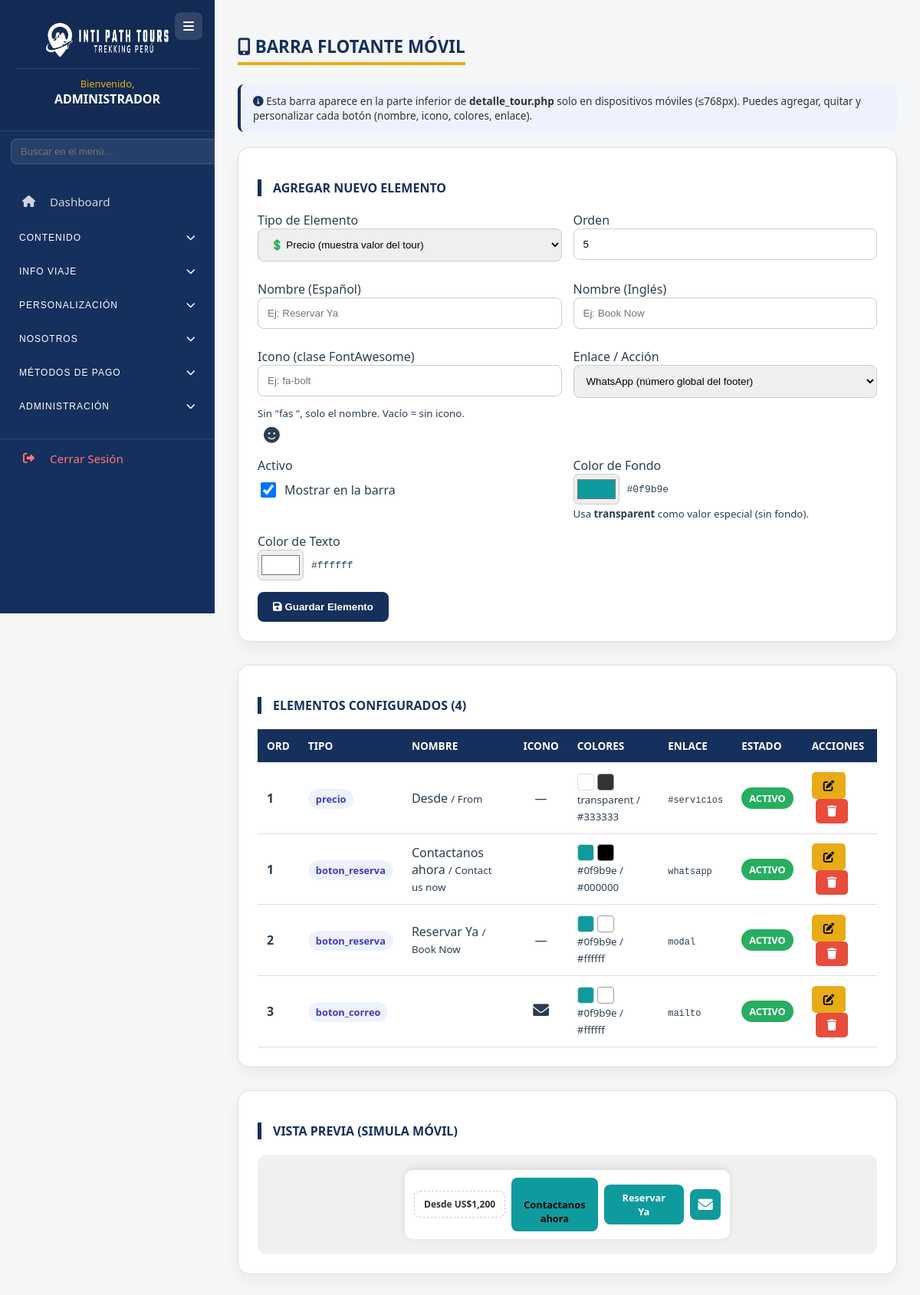
Page /admin/admin_barra_responsive.php (signed in) on the committed database.
### tables this page shows
CREATE TABLE `barra_responsive` (
  `id` int NOT NULL AUTO_INCREMENT,
  `elemento` varchar(50) NOT NULL,
  `activo` tinyint(1) DEFAULT '1',
  `nombre_es` varchar(100) DEFAULT '',
  `nombre_en` varchar(100) DEFAULT '',
  `icono` varchar(50) DEFAULT '',
  `color_fondo` varchar(20) DEFAULT '#0f9b9e',
  `color_texto` varchar(20) DEFAULT '#ffffff',
  `enlace` varchar(255) DEFAULT '',
  `orden` int DEFAULT '0',
  PRIMARY KEY (`id`)
);

### admin/admin_barra_responsive.php (the view, shortened to what this page needs)
<?php
$database = new Database();
$db = $database->getConnection();
$elementos = $db->query("SELECT * FROM barra_responsive ORDER BY orden ASC")->fetchAll(PDO::FETCH_ASSOC);
$edit = ['id'=>'','elemento'=>'','nombre_es'=>'','nombre_en'=>'','icono'=>'','color_fondo'=>'#0f9b9e','color_texto'=>'#ffffff','enlace'=>'','activo'=>1,'orden'=>0];
?>
<!DOCTYPE html>
<html lang="es">
<head>
    <link rel="stylesheet" href="../assets/css/admin.css">
    <link rel="stylesheet" href="https://cdnjs.cloudflare.com/ajax/libs/font-awesome/6.0.0/css/all.min.css">
</head>
<body>
<div class="admin-wrapper">
    <?php include '../includes/sidebar.php'; ?>
    <main class="main-content" style="padding: 30px;">
        <h1 class="admin-title-inti"><i class="fas fa-mobile-alt"></i> Barra Flotante Móvil</h1>
        <div class="info-box">
            <i class="fas fa-info-circle" style="color:var(--admin-blue);"></i>
            Esta barra aparece en la parte inferior de <strong>detalle_tour.php</strong> solo en dispositivos móviles (&le;768px).
            Puedes agregar, quitar y personalizar cada botón (nombre, icono, colores, enlace).
        </div>
        <div class="card-admin">
            <h3><?= isset($_GET['edit']) ? 'Editar Elemento' : 'Agregar Nuevo Elemento' ?></h3>
            <form method="POST">
                <div class="grid-form">
                    <div>
                        <label>Tipo de Elemento</label>
                        <select name="elemento" class="form-control" id="selectElemento">
                            <option value="precio" <?= ($edit['elemento']=='precio')?'selected':'' ?>>💲 Precio (muestra valor del tour)</option>
                        </select>
                    </div>
                    <div>
                        <label>Orden</label>
                        <input type="number" name="orden" value="<?= $edit['orden'] ?: count($elementos)+1 ?>" class="form-control">
                    </div>
                    <div>
                        <label>Nombre (Español)</label>
                        <input type="text" name="nombre_es" value="<?= $edit['nombre_es'] ?>" class="form-control" placeholder="Ej: Reservar Ya">
                    </div>
                    <div>
                        <label>Nombre (Inglés)</label>
                        <input type="text" name="nombre_en" value="<?= $edit['nombre_en'] ?>" class="form-control" placeholder="Ej: Book Now">
                    </div>
                    <div>
                        <label>Icono (clase FontAwesome)</label>
                        <input type="text" name="icono" value="<?= $edit['icono'] ?>" class="form-control" id="inputIcono" placeholder="Ej: fa-bolt">
                        <small class="text-muted">Sin "fas ", solo el nombre. Vacío = sin icono.</small>
                        <div style="margin-top:4px;">
                            <span class="icon-preview" id="iconPreview"><i class="fas <?= $edit['icono'] ?: 'fa-smile' ?>"></i></span>
                        </div>
                    </div>
                    <div>
                        <label>Enlace / Acción</label>
                        <select name="enlace" class="form-control" id="selectEnlace">
                            <option value="whatsapp" <?= ($edit['enlace']=='whatsapp')?'selected':'' ?>>WhatsApp (número global del footer)</option>
                        </select>
                    </div>
                    <div>
                        <label>Activo</label>
                        <div style="padding-top:8px;">
                            <label style="display:flex; align-items:center; gap:8px; cursor:pointer;">
                                <input type="checkbox" name="activo" value="1" <?= ($edit['activo'] || $edit['activo']===null)?'checked':'' ?> style="width:20px;height:20px;">
                                <span>Mostrar en la barra</span>
                            </label>
                        </div>
                    </div>
                    <div>
                        <label>Color de Fondo</label>
                        <div style="display:flex; align-items:center; gap:10px;">
                            <input type="color" name="color_fondo" value="<?= str_replace('transparent', '#ffffff', $edit['color_fondo']) ?>" class="form-control-color" id="inputColorFondo">
                            <code id="codigoFondo"><?= $edit['color_fondo'] ?></code>
                        </div>
                        <small class="text-muted">Usa <strong>transparent</strong> como valor especial (sin fondo).</small>
                    </div>
                    <div>
                        <label>Color de Texto</label>
                        <div style="display:flex; align-items:center; gap:10px;">
                            <input type="color" name="color_texto" value="<?= $edit['color_texto'] ?>" class="form-control-color" id="inputColorTexto">
                            <code id="codigoTexto"><?= $edit['color_texto'] ?></code>
                        </div>
                    </div>
                </div>
                <button type="submit" name="guardar" class="btn-admin" style="margin-top:15px;">
                    <i class="fas fa-save"></i> Guardar Elemento
                </button>
            </form>
        </div>
        <div class="card-admin">
            <h3>Elementos Configurados (<?= count($elementos) ?>)</h3>
            <table>
                <thead>
                    <tr>
                        <th>Ord</th>
                        <th>Tipo</th>
                        <th>Nombre</th>
                        <th>Icono</th>
                        <th>Colores</th>
                        <th>Enlace</th>
                        <th>Estado</th>
                        <th>Acciones</th>
                    </tr>
                </thead>
                <tbody>
                    <?php foreach($elementos as $e): ?>
                    <tr>
                        <td><strong><?= $e['orden'] ?></strong></td>
                        <td><span class="elemento-badge"><?= $e['elemento'] ?></span></td>
                        <td><?= htmlspecialchars($e['nombre_es']) ?><?= $e['nombre_en'] ? ' <small class="text-muted">/ '.htmlspecialchars($e['nombre_en']).'</small>' : '' ?></td>
                        <td style="text-align:center;">
                            <?php if ($e['icono']): ?>
                                <i class="fas <?= htmlspecialchars($e['icono']) ?>" style="font-size:1.3rem;"></i>
                            <?php else: ?>
                                <span class="text-muted">—</span>
                            <?php endif; ?>
                        </td>
                        <td>
                            <span class="color-muestra" style="background:<?= htmlspecialchars($e['color_fondo'] === 'transparent' ? '#fff' : $e['color_fondo']) ?>"></span>
                            <span class="color-muestra" style="background:<?= htmlspecialchars($e['color_texto']) ?>; border-color:#999;"></span>
                            <small class="text-muted"><?= $e['color_fondo'] ?> / <?= $e['color_texto'] ?></small>
                        </td>
                        <td><code style="font-size:0.75rem;"><?= htmlspecialchars($e['enlace']) ?></code></td>
                        <td>
                            <span class="badge <?= $e['activo']?'badge-activo':'badge-inactivo' ?>">
                                <?= $e['activo'] ? 'Activo' : 'Inactivo' ?>
                            </span>
                        </td>
                        <td>
                            <a href="?edit=<?= $e['id'] ?>" class="btn-editar"><i class="fas fa-edit"></i></a>
                            <button onclick="confDel(<?= $e['id'] ?>)" class="btn-eliminar" style="margin-left:5px;"><i class="fas fa-trash"></i></button>
                        </td>
                    </tr>
                    <?php endforeach; ?>
                </tbody>
            </table>
        </div>
        <div class="card-admin">
            <h3>Vista Previa (simula móvil)</h3>
            <div style="background:#f0f0f0; border-radius:12px; padding:20px;">
                <div class="preview-bar">
                    <?php foreach ($elementos as $e):
                        $icon = $e['icono'] ? '<i class="fas '.htmlspecialchars($e['icono']).'"></i> ' : '';
                        $bg = htmlspecialchars($e['color_fondo']);
                        $tc = htmlspecialchars($e['color_texto']);
                        $nm = htmlspecialchars($e['nombre_es']);
                        $bg_style = $bg === 'transparent' ? 'background:transparent;border:1px dashed #ccc;' : "background:$bg;";
                        if ($e['elemento'] === 'precio'): ?>
                            <span style="<?=$bg_style?>color:<?=$tc?>;padding:8px 12px;border-radius:8px;font-size:0.75rem;font-weight:700;white-space:nowrap;margin-right:auto;">
                                <?=$icon?><?=$nm?> US$1,200
                            </span>
                        <?php elseif ($e['elemento'] === 'boton_reserva'): ?>
                            <span style="<?=$bg_style?>color:<?=$tc?>;padding:8px 16px;border-radius:8px;font-size:0.8rem;font-weight:700;flex:1;text-align:center;">
                                <?=$icon?><?=$nm?>
                            </span>
                        <?php elseif ($e['elemento'] === 'boton_correo'): ?>
                            <span style="<?=$bg_style?>color:<?=$tc?>;width:40px;height:40px;display:flex;align-items:center;justify-content:center;border-radius:8px;font-size:1.2rem;">
                                <i class="fas <?=htmlspecialchars($e['icono'])?: 'fa-envelope'?>"></i>
                            </span>
                        <?php else: ?>
                            <span style="<?=$bg_style?>color:<?=$tc?>;padding:8px 12px;border-radius:8px;font-size:0.8rem;font-weight:700;text-align:center;">
                                <?=$icon?><?=$nm?>
                            </span>
                        <?php endif; ?>
                    <?php endforeach; ?>
                </div>
            </div>
        </div>
    </main>
</div>
</body>
</html>

### assets/css/admin.css (style rules this page uses)
:root { --color-primario-azul: #15305D; --color-secundario-amarillo: #E8AC18; --color-texto-oscuro: #2C3E50; --color-texto-claro: #ECF0F1; --sidebar-width: 280px; }
body { background-color: #f4f6f7; font-family: 'Montserrat', sans-serif; margin: 0; color: var(--color-texto-oscuro); }
.admin-wrapper, .admin-container { display: flex; min-height: 100vh; }
.main-content { flex: 1; padding: 30px 40px; overflow-y: auto; background-color: #f4f6f7; }
.badge { display: inline-block; padding: 4px 10px; border-radius: 20px; font-size: 0.75rem; font-weight: 700; text-transform: uppercase; }

### admin/admin_barra_responsive.php (style rules this page uses)
:root { --admin-blue: #15305D; --admin-accent: #E8AC18; --bg-light: #f4f7f6; }
body { background-color: var(--bg-light); font-family: 'Segoe UI', sans-serif; }
.admin-title-inti { color: var(--admin-blue); font-weight: 800; border-bottom: 4px solid var(--admin-accent); display: inline-block; padding-bottom: 5px; margin-bottom: 25px; text-transform: uppercase; font-size: 1.4rem; }
.card-admin { background: #fff; padding: 25px; border-radius: 15px; box-shadow: 0 8px 20px rgba(0,0,0,0.05); margin-bottom: 30px; border: 1px solid #ddd; }
.card-admin h3 { border-left: 5px solid var(--admin-blue); padding-left: 15px; color: var(--admin-blue); margin-bottom: 20px; text-transform: uppercase; font-size: 1rem; }
.form-control { width: 100%; padding: 12px; border: 1px solid #ccc; border-radius: 8px; box-sizing: border-box; margin-bottom: 10px; }
.form-control-color { width: 60px; height: 40px; padding: 2px; border: 1px solid #ccc; border-radius: 6px; cursor: pointer; }
.btn-admin { background: var(--admin-blue); color: #fff; padding: 12px 20px; border: none; border-radius: 8px; cursor: pointer; font-weight: bold; transition: 0.3s; }
.btn-editar { background: var(--admin-accent); color: #000; padding: 8px 15px; border-radius: 5px; text-decoration: none; font-size: 0.9rem; display: inline-block; }
.btn-eliminar { background: #e74c3c; color: #fff; padding: 8px 15px; border-radius: 5px; border: none; cursor: pointer; font-size: 0.9rem; }
table { width: 100%; border-collapse: collapse; }
th, td { padding: 12px; text-align: left; border-bottom: 1px solid #ddd; }
th { background: var(--admin-blue); color: #fff; font-size: 0.85rem; text-transform: uppercase; }
.badge { padding: 5px 10px; border-radius: 20px; font-size: 0.8rem; }
.badge-activo { background: #27ae60; color: #fff; }
.color-muestra { display: inline-block; width: 20px; height: 20px; border-radius: 4px; vertical-align: middle; border: 1px solid #ddd; }
.grid-form { display: grid; grid-template-columns: 1fr 1fr; gap: 15px; }
.icon-preview { font-size: 1.3rem; margin-left: 8px; vertical-align: middle; }
.elemento-badge { background: #eef2ff; color: #4338ca; padding: 4px 10px; border-radius: 20px; font-size: 0.8rem; font-weight: 600; }
.preview-bar { display:flex; align-items:center; gap:8px; background:#fff; padding:10px 12px; border-radius:10px; box-shadow:0 -2px 10px rgba(0,0,0,0.1); max-width:400px; margin:0 auto; }
.info-box { background: #eef2ff; border-left: 4px solid var(--admin-blue); padding: 12px 16px; border-radius: 8px; margin-bottom: 20px; font-size: 0.85rem; color: #333; }

### rows in the picture
barra_responsive: orden "1", elemento "precio", nombre_es "Desde", nombre_en "From", color_fondo "transparent", color_texto "#333333", enlace "#servicios", activo "ACTIVO"
barra_responsive: orden "1", elemento "boton_reserva", nombre_es "Contactanos ahora", nombre_en "Contact us now", color_fondo "#0f9b9e", color_texto "#000000", enlace "whatsapp", activo "ACTIVO"
barra_responsive: orden "2", elemento "boton_reserva", nombre_es "Reservar Ya", nombre_en "Book Now", color_fondo "#0f9b9e", color_texto "#ffffff", enlace "modal", activo "ACTIVO"
barra_responsive: orden "3", elemento "boton_correo", color_fondo "#0f9b9e", color_texto "#ffffff", enlace "mailto", activo "ACTIVO"

### other values in the picture
$usuario_nombre "ADMINISTRADOR"
$edit['color_fondo'] "#0f9b9e"
$edit['color_texto'] "#ffffff"
count($elementos) "4"
